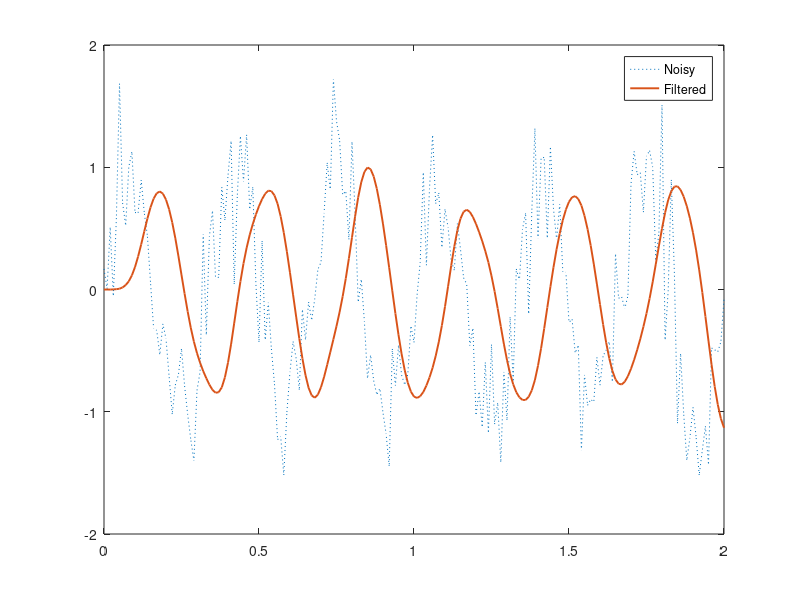

This figure's MATLAB source:
% Smooth a noisy synthetic signal with a finite impulse response filter.
rng(7);
t = 0:0.01:2;
clean = sin(2 * pi * 3 * t);
noisy = clean + 0.35 * randn(size(t));
b = fir1(20, 0.12);
filtered = filter(b, 1, noisy);
figure();
plot(t, noisy, ':', t, filtered, 'LineWidth', 1.4);
legend('Noisy', 'Filtered');
